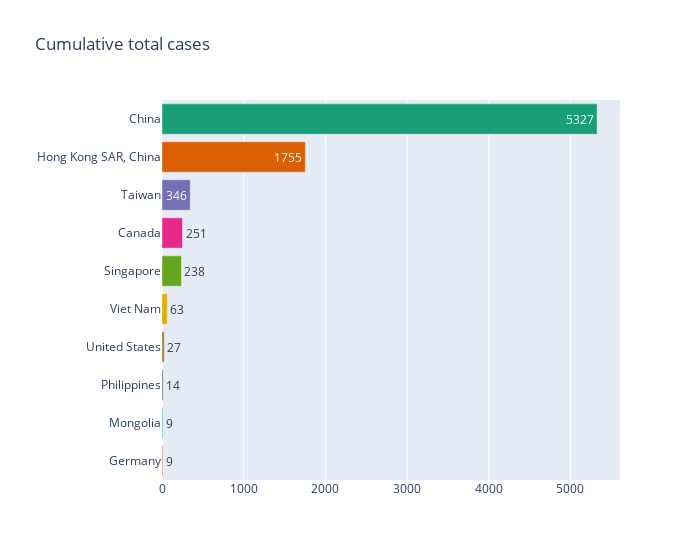

Write notebook code for a chart like this one.
### Markdown cell above
## Country wise summary

### Code cell
plot_barh('Cumulative total cases')

### Figure 1 — Plotly figure (JSON) as saved in the notebook; plotly's stock layout.template omitted (floating-point values rounded to 4 significant figures)
{"data": [{"alignmentgroup": "True", "customdata": [[5327, 7]], "hovertemplate": "Country/Region=%{y}<br>Cumulative total cases=%{customdata[0]}<br>Case fatalities ratio (%)=%{customdata[1]}<extra></extra>", "legendgroup": "China", "marker": {"color": "rgb(27,158,119)"}, "name": "China", "offsetgroup": "China", "orientation": "h", "showlegend": true, "text": [5327], "textposition": "auto", "type": "bar", "x": [5327], "xaxis": "x", "y": ["China"], "yaxis": "y"}, {"alignmentgroup": "True", "customdata": [[1755, 17]], "hovertemplate": "Country/Region=%{y}<br>Cumulative total cases=%{customdata[0]}<br>Case fatalities ratio (%)=%{customdata[1]}<extra></extra>", "legendgroup": "Hong Kong SAR, China", "marker": {"color": "rgb(217,95,2)"}, "name": "Hong Kong SAR, China", "offsetgroup": "Hong Kong SAR, China", "orientation": "h", "showlegend": true, "text": [1755], "textposition": "auto", "type": "bar", "x": [1755], "xaxis": "x", "y": ["Hong Kong SAR, China"], "yaxis": "y"}, {"alignmentgroup": "True", "customdata": [[346, 11]], "hovertemplate": "Country/Region=%{y}<br>Cumulative total cases=%{customdata[0]}<br>Case fatalities ratio (%)=%{customdata[1]}<extra></extra>", "legendgroup": "Taiwan", "marker": {"color": "rgb(117,112,179)"}, "name": "Taiwan", "offsetgroup": "Taiwan", "orientation": "h", "showlegend": true, "text": [346], "textposition": "auto", "type": "bar", "x": [346], "xaxis": "x", "y": ["Taiwan"], "yaxis": "y"}, {"alignmentgroup": "True", "customdata": [[251, 17]], "hovertemplate": "Country/Region=%{y}<br>Cumulative total cases=%{customdata[0]}<br>Case fatalities ratio (%)=%{customdata[1]}<extra></extra>", "legendgroup": "Canada", "marker": {"color": "rgb(231,41,138)"}, "name": "Canada", "offsetgroup": "Canada", "orientation": "h", "showlegend": true, "text": [251], "textposition": "auto", "type": "bar", "x": [251], "xaxis": "x", "y": ["Canada"], "yaxis": "y"}, {"alignmentgroup": "True", "customdata": [[238, 14]], "hovertemplate": "Country/Region=%{y}<br>Cumulative total cases=%{customdata[0]}<br>Case fatalities ratio (%)=%{customdata[1]}<extra></extra>", "legendgroup": "Singapore", "marker": {"color": "rgb(102,166,30)"}, "name": "Singapore", "offsetgroup": "Singapore", "orientation": "h", "showlegend": true, "text": [238], "textposition": "auto", "type": "bar", "x": [238], "xaxis": "x", "y": ["Singapore"], "yaxis": "y"}, {"alignmentgroup": "True", "customdata": [[63, 8]], "hovertemplate": "Country/Region=%{y}<br>Cumulative total cases=%{customdata[0]}<br>Case fatalities ratio (%)=%{customdata[1]}<extra></extra>", "legendgroup": "Viet Nam", "marker": {"color": "rgb(230,171,2)"}, "name": "Viet Nam", "offsetgroup": "Viet Nam", "orientation": "h", "showlegend": true, "text": [63], "textposition": "auto", "type": "bar", "x": [63], "xaxis": "x", "y": ["Viet Nam"], "yaxis": "y"}, {"alignmentgroup": "True", "customdata": [[27, 0]], "hovertemplate": "Country/Region=%{y}<br>Cumulative total cases=%{customdata[0]}<br>Case fatalities ratio (%)=%{customdata[1]}<extra></extra>", "legendgroup": "United States", "marker": {"color": "rgb(166,118,29)"}, "name": "United States", "offsetgroup": "United States", "orientation": "h", "showlegend": true, "text": [27], "textposition": "auto", "type": "bar", "x": [27], "xaxis": "x", "y": ["United States"], "yaxis": "y"}, {"alignmentgroup": "True", "customdata": [[14, 14]], "hovertemplate": "Country/Region=%{y}<br>Cumulative total cases=%{customdata[0]}<br>Case fatalities ratio (%)=%{customdata[1]}<extra></extra>", "legendgroup": "Philippines", "marker": {"color": "rgb(102,102,102)"}, "name": "Philippines", "offsetgroup": "Philippines", "orientation": "h", "showlegend": true, "text": [14], "textposition": "auto", "type": "bar", "x": [14], "xaxis": "x", "y": ["Philippines"], "yaxis": "y"}, {"alignmentgroup": "True", "customdata": [[9, 0]], "hovertemplate": "Country/Region=%{y}<br>Cumulative total cases=%{customdata[0]}<br>Case fatalities ratio (%)=%{customdata[1]}<extra></extra>", "legendgroup": "Mongolia", "marker": {"color": "rgb(27,158,119)"}, "name": "Mongolia", "offsetgroup": "Mongolia", "orientation": "h", "showlegend": true, "text": [9], "textposition": "auto", "type": "bar", "x": [9], "xaxis": "x", "y": ["Mongolia"], "yaxis": "y"}, {"alignmentgroup": "True", "customdata": [[9, 0]], "hovertemplate": "Country/Region=%{y}<br>Cumulative total cases=%{customdata[0]}<br>Case fatalities ratio (%)=%{customdata[1]}<extra></extra>", "legendgroup": "Germany", "marker": {"color": "rgb(217,95,2)"}, "name": "Germany", "offsetgroup": "Germany", "orientation": "h", "showlegend": true, "text": [9], "textposition": "auto", "type": "bar", "x": [9], "xaxis": "x", "y": ["Germany"], "yaxis": "y"}], "layout": {"barmode": "relative", "legend": {"title": {"text": "Country/Region"}, "tracegroupgap": 0}, "showlegend": false, "title": {"text": "Cumulative total cases"}, "uniformtext": {"minsize": 8, "mode": "hide"}, "width": 700, "xaxis": {"anchor": "y", "domain": [0, 1], "title": {"text": ""}}, "yaxis": {"anchor": "x", "categoryarray": ["Germany", "Mongolia", "Philippines", "United States", "Viet Nam", "Singapore", "Canada", "Taiwan", "Hong Kong SAR, China", "China"], "categoryorder": "array", "domain": [0, 1], "title": {"text": ""}}}}
